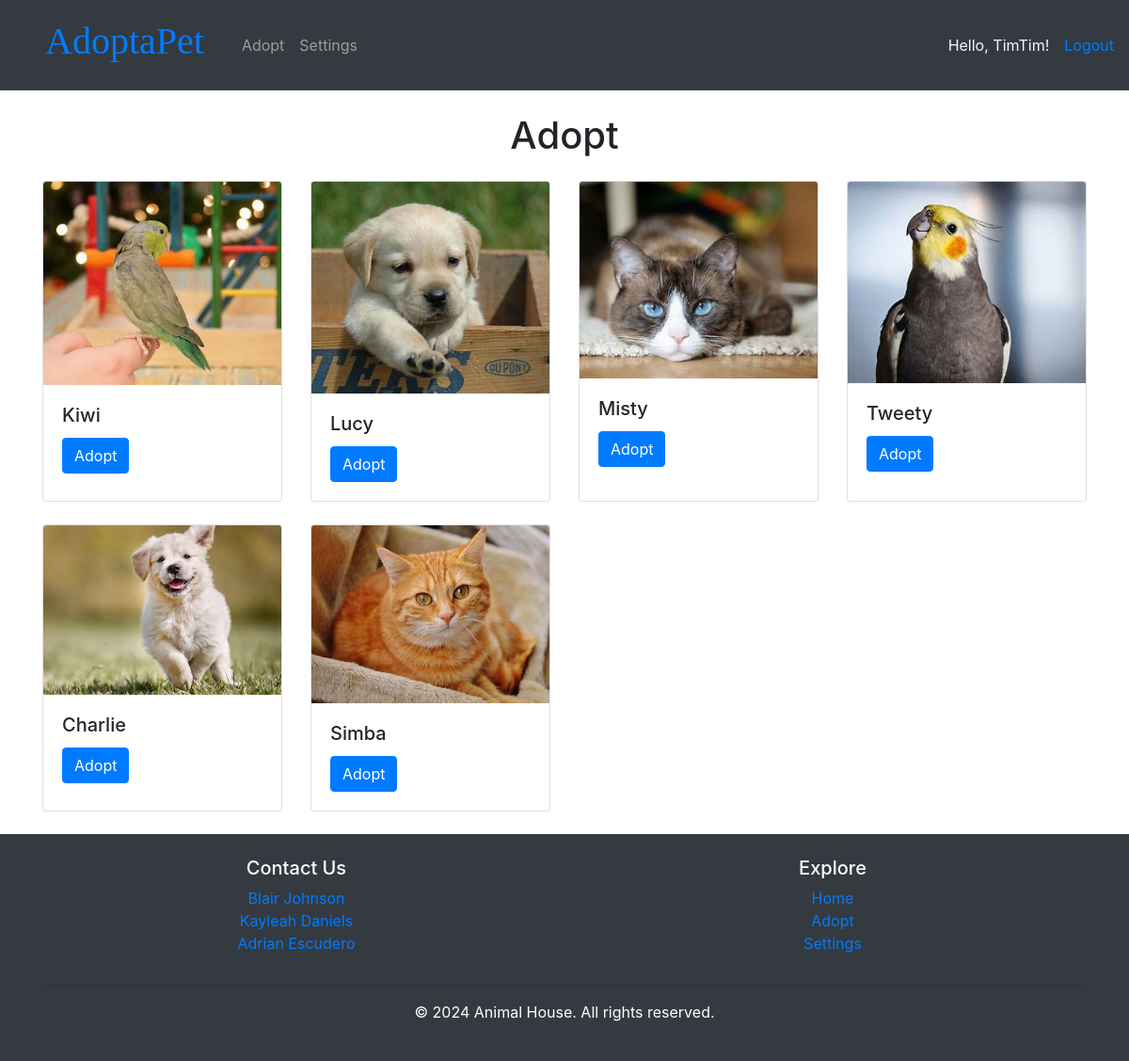
Page /pets/ (signed in) on the committed database.
### app/models.py (models this page shows, shortened)
class Pet(models.Model):
        GENDER = (
		('Male', 'Male'),
		('Female', 'Female'),
	)
        STATUS = (
        ('Adopted', 'Adopted'),
        ('Available', 'Available'),
	)
        name = models.CharField(max_length=200, null=True)
        age = models.IntegerField()
        gender = models.CharField(max_length=200, null=True, choices=GENDER)
        description = models.CharField(max_length=1000, null=True)
        pet_pic = models.ImageField(upload_to="pets_pics")
        status = models.CharField(max_length=200, default="Available", choices=STATUS)
        owner = models.ForeignKey(Owner, null=True, on_delete=models.CASCADE)
        date_created = models.DateTimeField(auto_now_add=True, null=True)

### app/decorators.py (the view)
		def wrapper_func(request, *args, **kwargs):
			group = None
			if request.user.groups.exists():
				group = request.user.groups.all()[0].name
			if group in allowed_roles:
				return view_func(request, *args, **kwargs)
			else:
				return HttpResponse("You are not authorized to view this page")

### app/views.py (called while the page is built)
@login_required(login_url="login")
@allowed_users(allowed_roles=["admin", "owner"])
def petsPage(request):
    pets = Pet.objects.filter(status='Available')
    return render(request, 'pets.html', {'pets': pets})

### app/templates/pets.html
{% extends "base.html" %} {% block content %}
<br />
<center>
  <h1>Adopt</h1>
</center>
<div class="container mt-4">
  <div class="row">
    {% for pet in pets %}
    <div class="col-md-3 mb-4">
      <div class="card">
        <img
          src="{{ pet.pet_pic.url }}"
          class="card-img-top"
          alt="{{ pet.name }} Image"
        />
        <div class="card-body">
          <h5 class="card-title">{{ pet.name }}</h5>
          {% if not request.user.is_staff %}
          <a href="{% url 'adopt' id=pet.id %}" class="btn btn-primary"
            >Adopt</a
          >
          {% endif %}
        </div>
      </div>
    </div>
    {% endfor %}
  </div>
</div>
{% endblock content %}

### app/templates/base.html (shortened to what this page needs)
{% load static %}
<!DOCTYPE html>
<html lang="en">
  <head>
    <link rel="stylesheet" href="{% static "styles.css" %}">
    <link rel="stylesheet" href="{% static "pets.css" %}">
    <link
      rel="stylesheet"
      href="https://stackpath.bootstrapcdn.com/bootstrap/4.3.1/css/bootstrap.min.css"
    />
  </head>
  <body>
    <nav class="navbar navbar-expand-lg navbar-dark bg-dark">
        <div class="collapse navbar-collapse" id="navbarNav">
          <div class='AnimalHouse'><h1><a href="{% url "home" %}">AdoptaPet</a><h1></div>
            <ul class="navbar-nav">
              {% if request.user.is_authenticated %}
                  {% if request.user.is_staff %}
                      <li class="nav-item">
                          <a class="nav-link" href="{% url "pets" %}">Animals</a>
                      </li>
                      <li class="nav-item">
                          <a class="nav-link" href="{% url "dash" %}">Admin</a>
                      </li>
                  {% else %}
                      <li class="nav-item">
                          <a class="nav-link" href="{% url "pets" %}">Adopt</a>
                      </li>
                      <li class="nav-item">
                          <a class="nav-link" href="{% url "settings" %}">Settings</a>
                      </li>
                  {% endif %}
              {% endif %}
          </ul>
          <div class="d-flex ml-auto">
              {% if request.user.is_authenticated %}
                  <span class="hello-msg mr-3">Hello, {{ request.user }}!</span>
                  <a class="hello-msg" href="{% url "logout" %}">Logout</a>
              {% else %}
                  <a class="hello-msg" href="{% url "login" %}">Sign In</a>
              {% endif %}
          </div>
      </nav>
    {% block content %}{% endblock content %}
    <footer class="bg-dark text-white">
      <div class="container py-4">
          <div class="row">
              <div class="col-md">
                {% if not request.user.is_staff %}
                  <h5>Contact Us</h5>
                  <ul class="list-unstyled">
                      <li><a href="https://www.linkedin.com/in/blair-johnson-47536927b/" target="_blank">Blair Johnson</a></li>
                      <li><a href="https://www.linkedin.com/in/kayleah-daniels-29041b290/" target="_blank">Kayleah Daniels</a></li>
                      <li><a href="https://www.linkedin.com/in/adrian-escudero-a5336a27b/" target="_blank">Adrian Escudero</a></li>
                  </ul>
              </div>
                  <div class="col-md">
                      <h5>Explore</h5>
                      <ul class="list-unstyled">
                          <li><a href="{% url "home" %}">Home</a></li>
                          <li><a href="{% url "pets" %}">Adopt</a></li>
                          <li><a href="{% url "settings" %}">Settings</a></li>
                      </ul>
                  </div>
              {% endif %}
          </div>
          <hr />
          <p class="text-center">&copy; 2024 Animal House. All rights reserved.</p>
      </div>
  </footer>
    </body>
  </body>
</html>

### app/static/styles.css (style rules this page uses)
html, body { height: 100%; margin: 0; }
.mr-3 { color: aliceblue; }
footer { display: flex; justify-content: flex-end; position: relative; left: 0; bottom: 0; width: 100%; text-align: center; }
.AnimalHouse { color: rgb(246, 251, 255); font-family: Georgia, 'Times New Roman', Times, serif; margin: 1.5vh 4vh ; }

### app/static/pets.css (style rules this page uses)
.card { height: 100%; display: flex; flex-direction: column; }
.card img { flex-grow: 1; object-fit: cover; }

### rows in the picture
Pet: pet_pic (picture), name "Kiwi"
Pet: pet_pic (picture), name "Lucy"
Pet: pet_pic (picture), name "Misty"
Pet: pet_pic (picture), name "Tweety"
Pet: pet_pic (picture), name "Charlie"
Pet: pet_pic (picture), name "Simba"

### other values in the picture
{{ request.user }} "TimTim"
